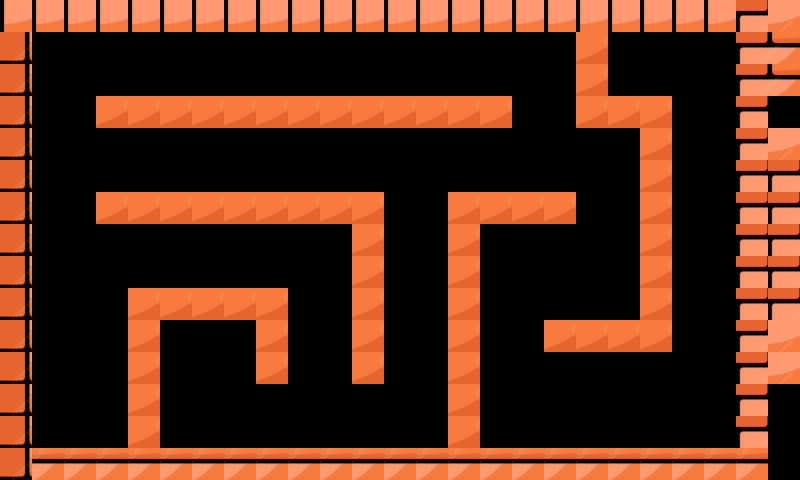

A 2D game scene composited from a Tiled map and its tileset images. What follows is a short description and the map's XML, with every tile layer's data as written:
An orthogonal 25x15 tile map with 32x32 px tiles, 1 tile layer (tile layer ) and 18 objects (playerSpawn, goal).

<map version="1.10" tiledversion="1.11.2" orientation="orthogonal" renderorder="right-down" width="25" height="15" tilewidth="32" tileheight="32" infinite="0" nextlayerid="7" nextobjectid="27">
 <tileset firstgid="1" source="wall.tsx" />
 <layer id="1" name="tile layer " width="25" height="15">
  <data encoding="csv">
7,7,7,7,7,7,7,7,7,7,7,7,7,7,7,7,7,7,7,7,7,7,7,14,3,
17,0,0,0,0,0,0,0,0,0,0,0,0,0,0,0,0,0,1,0,0,0,0,14,15,
17,0,0,0,0,0,0,0,0,0,0,0,0,0,0,0,0,0,1,0,0,0,0,14,15,
17,0,0,1,1,1,1,1,1,1,1,1,1,1,1,1,0,0,1,1,1,0,0,14,0,
17,0,0,0,0,0,0,0,0,0,0,0,0,0,0,0,0,0,0,0,1,0,0,14,3,
17,0,0,0,0,0,0,0,0,0,0,0,0,0,0,0,0,0,0,0,1,0,0,14,14,
17,0,0,1,1,1,1,1,1,1,1,1,0,0,1,1,1,1,0,0,1,0,0,14,14,
17,0,0,0,0,0,0,0,0,0,0,1,0,0,1,0,0,0,0,0,1,0,0,14,14,
17,0,0,0,0,0,0,0,0,0,0,1,0,0,1,0,0,0,0,0,1,0,0,14,14,
17,0,0,0,1,1,1,1,1,0,0,1,0,0,1,0,0,0,0,0,1,0,0,14,14,
17,0,0,0,1,0,0,0,1,0,0,1,0,0,1,0,0,1,1,1,1,0,0,14,3,
17,0,0,0,1,0,0,0,1,0,0,1,0,0,1,0,0,0,0,0,0,0,0,14,3,
17,0,0,0,1,0,0,0,0,0,0,0,0,0,1,0,0,0,0,0,0,0,0,14,0,
17,0,0,0,1,0,0,0,0,0,0,0,0,0,1,0,0,0,0,0,0,0,0,14,0,
17,11,11,11,11,11,11,11,11,11,11,11,11,11,11,11,11,11,11,11,11,11,11,11,0
</data>
 </layer>
 <objectgroup id="6" name="walls">
  <object id="11" x="93.738" y="95.2747" width="419.516" height="32.2705" />
  <object id="12" x="95.2747" y="190.549" width="287.361" height="33.8071" />
  <object id="13" x="350.365" y="222.82" width="33.8071" height="159.816" />
  <object id="14" x="126.008" y="284.287" width="161.352" height="36.8805" />
  <object id="15" x="252.017" y="318.095" width="33.8071" height="61.4675" />
  <object id="16" x="129.082" y="321.168" width="30.7338" height="126.008" />
  <object id="17" x="447.176" y="192.086" width="30.7338" height="256.627" />
  <object id="18" x="477.91" y="189.013" width="98.3481" height="32.2705" />
  <object id="19" x="574.721" y="33.8071" width="39.9539" height="90.6646" />
  <object id="20" x="614.675" y="96.8114" width="53.7841" height="32.2705" />
  <object id="21" x="637.726" y="129.082" width="32.2705" height="218.21" />
  <object id="22" x="545.524" y="318.095" width="92.2013" height="30.7338" />
  <object id="23" x="1.53669" y="445.64" width="763.734" height="33.8071" />
  <object id="24" x="736.074" y="0" width="30.7338" height="439.493" />
  <object id="25" x="3.07338" y="-9.22013" width="733" height="43.0273" />
  <object id="26" x="-3.07338" y="26.1237" width="30.7338" height="456.396" />
 </objectgroup>
 <objectgroup id="5" name="objects">
  <object id="3" name="playerSpawn" x="69.151" y="370.342" width="41.25" height="41.17" />
  <object id="9" name="goal" x="654.629" y="32.2705" width="36.8805" height="41.4906" />
 </objectgroup>
</map>